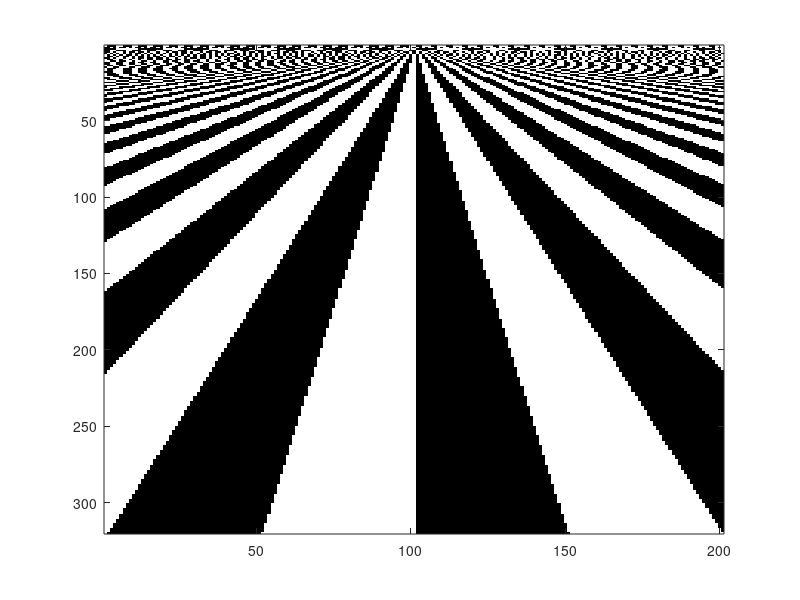

Source code (MATLAB):
img_x = 200;
img_y = 320;

img = zeros(img_y, img_x, 3);
mirrorimg = zeros(img_y, img_x, 3);

% width = 10;

for j = 1:img_y
    width = 50 * j / img_y;
    for i=1:(img_x / width)
        if (mod(i, 2) == 0)
            img(j, floor((i-1) * width + 1):floor(i * width), :) = 1;
            mirrorimg(j, floor((i-1) * width + 1):floor(i * width), :) = 0;
        else
            img(j, floor((i-1) * width + 1):floor(i * width), :) = 0;
            mirrorimg(j, floor((i-1) * width + 1):floor(i * width), :) = 1;
        endif
    endfor
endfor

mirrorimg = fliplr(mirrorimg);

imagesc(cat(2, mirrorimg(:, floor(img_x / 2):img_x, :), img(:, 1:floor(img_x / 2), :)))
